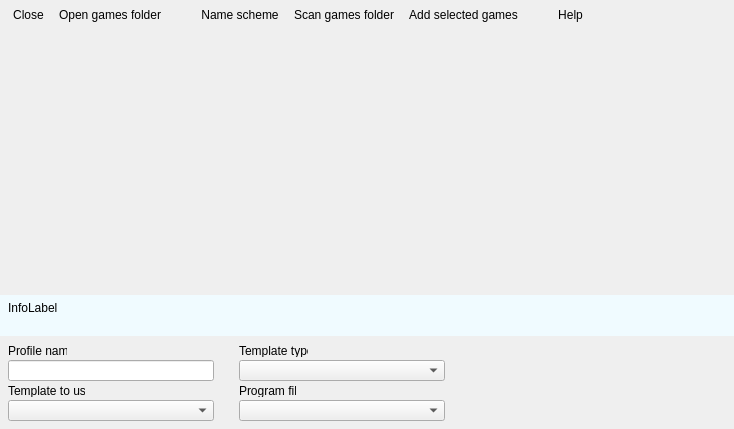
<?xml version="1.0" encoding="UTF-8"?>
<ui version="4.0">
  <class>ScanGamesFolderForm</class>
  <widget class="QDialog" name="ScanGamesFolderForm">
    <property name="geometry"><rect><x>0</x><y>0</y><width>734</width><height>429</height></rect></property>
    <property name="windowTitle"><string>ScanGamesFolderForm</string></property>
    <property name="vclPosition" stdset="0"><string notr="true">poOwnerFormCenter</string></property>
    <property name="vclBorderIcons" stdset="0"><string notr="true">biSystemMenu,biMaximize</string></property>
    <property name="vclKeyPreview" stdset="0"><bool>true</bool></property>
    <property name="vclMinWidth" stdset="0"><number>750</number></property>
    <property name="vclMinHeight" stdset="0"><number>400</number></property>
    <property name="vclDesignWidth" stdset="0"><number>734</number></property>
    <property name="vclDesignHeight" stdset="0"><number>429</number></property>
    <widget class="QFrame" name="EditPanel">
      <property name="geometry"><rect><x>0</x><y>336</y><width>734</width><height>93</height></rect></property>
      <property name="visible"><bool>false</bool></property>
      <property name="vclAlign" stdset="0"><string notr="true">alBottom</string></property>
      <property name="frameShape"><enum>QFrame::NoFrame</enum></property>
      <property name="frameShadow"><enum>QFrame::Plain</enum></property>
      <property name="vclClass" stdset="0"><string notr="true">TPanel</string></property>
      <widget class="QLabel" name="Template1Label">
        <property name="geometry"><rect><x>239</x><y>8</y><width>69</width><height>13</height></rect></property>
        <property name="text"><string>Template type</string></property>
        <property name="textFormat"><enum>Qt::PlainText</enum></property>
        <property name="alignment"><set>Qt::AlignLeft|Qt::AlignTop</set></property>
        <property name="vclAutoSize" stdset="0"><bool>true</bool></property>
      </widget>
      <widget class="QLabel" name="Template2Label">
        <property name="geometry"><rect><x>8</x><y>48</y><width>77</width><height>13</height></rect></property>
        <property name="text"><string>Template to use</string></property>
        <property name="textFormat"><enum>Qt::PlainText</enum></property>
        <property name="alignment"><set>Qt::AlignLeft|Qt::AlignTop</set></property>
        <property name="vclAutoSize" stdset="0"><bool>true</bool></property>
      </widget>
      <widget class="QLabel" name="ProgramFileLabel">
        <property name="geometry"><rect><x>239</x><y>48</y><width>57</width><height>13</height></rect></property>
        <property name="text"><string>Program file</string></property>
        <property name="textFormat"><enum>Qt::PlainText</enum></property>
        <property name="alignment"><set>Qt::AlignLeft|Qt::AlignTop</set></property>
        <property name="vclAutoSize" stdset="0"><bool>true</bool></property>
      </widget>
      <widget class="QLineEdit" name="ProfileNameEdit">
        <property name="geometry"><rect><x>8</x><y>24</y><width>206</width><height>21</height></rect></property>
      </widget>
      <widget class="QLabel" name="ProfileNameEdit_EditLabel">
        <property name="geometry"><rect><x>8</x><y>8</y><width>59</width><height>13</height></rect></property>
        <property name="text"><string>Profile name</string></property>
        <property name="textFormat"><enum>Qt::PlainText</enum></property>
        <property name="vclAutoSize" stdset="0"><bool>true</bool></property>
        <property name="vclFocusControl" stdset="0"><string notr="true">ProfileNameEdit</string></property>
        <property name="vclLabeledEditOf" stdset="0"><string notr="true">ProfileNameEdit</string></property>
      </widget>
      <widget class="QComboBox" name="Template1ComboBox">
        <property name="geometry"><rect><x>239</x><y>24</y><width>206</width><height>21</height></rect></property>
        <property name="editable"><bool>false</bool></property>
        <property name="maxVisibleItems"><number>8</number></property>
      </widget>
      <widget class="QComboBox" name="Template2ComboBox">
        <property name="geometry"><rect><x>8</x><y>64</y><width>206</width><height>21</height></rect></property>
        <property name="editable"><bool>false</bool></property>
        <property name="maxVisibleItems"><number>8</number></property>
      </widget>
      <widget class="QComboBox" name="ProgramFileComboBox">
        <property name="geometry"><rect><x>239</x><y>64</y><width>206</width><height>21</height></rect></property>
        <property name="editable"><bool>false</bool></property>
        <property name="maxVisibleItems"><number>8</number></property>
      </widget>
    </widget>
    <widget class="TListView" name="List">
      <property name="geometry"><rect><x>0</x><y>34</y><width>734</width><height>261</height></rect></property>
      <property name="vclAlign" stdset="0"><string notr="true">alClient</string></property>
      <property name="vclPopupMenu" stdset="0"><string notr="true">PopupMenu</string></property>
      <property name="viewStyle" stdset="0"><string notr="true">vsReport</string></property>
      <property name="checkboxes" stdset="0"><bool>true</bool></property>
      <property name="readOnly" stdset="0"><bool>true</bool></property>
    </widget>
    <widget class="QFrame" name="CoolBar">
      <property name="geometry"><rect><x>0</x><y>0</y><width>734</width><height>34</height></rect></property>
      <property name="vclAlign" stdset="0"><string notr="true">alTop</string></property>
      <property name="frameShape"><enum>QFrame::NoFrame</enum></property>
      <property name="frameShadow"><enum>QFrame::Plain</enum></property>
      <property name="vclClass" stdset="0"><string notr="true">TCoolBar</string></property>
      <widget class="QToolBar" name="ToolBar">
        <property name="geometry"><rect><x>2</x><y>0</y><width>728</width><height>30</height></rect></property>
        <property name="vclAlign" stdset="0"><string notr="true">alClient</string></property>
        <property name="movable"><bool>false</bool></property>
        <property name="floatable"><bool>false</bool></property>
        <property name="iconSize"><size><width>16</width><height>16</height></size></property>
        <property name="toolButtonStyle"><enum>Qt::ToolButtonTextBesideIcon</enum></property>
        <property name="vclButtonWidth" stdset="0"><number>129</number></property>
        <property name="vclButtonHeight" stdset="0"><number>30</number></property>
        <property name="vclImages" stdset="0"><string notr="true">ImageList</string></property>
        <property name="vclWrapable" stdset="0"><bool>false</bool></property>
        <addaction name="CloseButton"/>
        <addaction name="OpenFolderButton"/>
        <addaction name="ToolButton2"/>
        <addaction name="NameTypeButton"/>
        <addaction name="ScanButton"/>
        <addaction name="AddButton"/>
        <addaction name="ToolButton7"/>
        <addaction name="HelpButton"/>
      </widget>
    </widget>
    <widget class="QFrame" name="InfoPanel">
      <property name="geometry"><rect><x>0</x><y>295</y><width>734</width><height>41</height></rect></property>
      <property name="styleSheet"><string notr="true">#InfoPanel { background-color: #F0FBFF; }</string></property>
      <property name="vclAlign" stdset="0"><string notr="true">alBottom</string></property>
      <property name="frameShape"><enum>QFrame::NoFrame</enum></property>
      <property name="frameShadow"><enum>QFrame::Plain</enum></property>
      <property name="vclClass" stdset="0"><string notr="true">TPanel</string></property>
      <widget class="QLabel" name="InfoLabel">
        <property name="geometry"><rect><x>8</x><y>6</y><width>722</width><height>32</height></rect></property>
        <property name="vclAnchors" stdset="0"><string notr="true">akLeft,akTop,akRight,akBottom</string></property>
        <property name="text"><string>InfoLabel</string></property>
        <property name="textFormat"><enum>Qt::PlainText</enum></property>
        <property name="wordWrap"><bool>true</bool></property>
        <property name="alignment"><set>Qt::AlignLeft|Qt::AlignTop</set></property>
      </widget>
    </widget>
    <widget class="QMenu" name="PopupMenuName">
      <property name="vclPopupMenu" stdset="0"><bool>true</bool></property>
      <addaction name="PopupNameFilename"/>
      <addaction name="PopupNameFoldername"/>
    </widget>
    <widget class="QMenu" name="PopupMenu">
      <property name="vclPopupMenu" stdset="0"><bool>true</bool></property>
      <addaction name="PopupSelectAll"/>
      <addaction name="PopupSelectAutoSetup"/>
      <addaction name="PopupSelectNone"/>
    </widget>
    <action name="CloseButton">
      <property name="text"><string>Close</string></property>
      <property name="icon"><iconset resource="../../resources/dfend.qrc"><normaloff>:/imagelists/ScanGamesFolderFormUnit/ImageList/0.png</normaloff></iconset></property>
    </action>
    <action name="OpenFolderButton">
      <property name="text"><string>Open games folder</string></property>
      <property name="icon"><iconset resource="../../resources/dfend.qrc"><normaloff>:/imagelists/ScanGamesFolderFormUnit/ImageList/1.png</normaloff></iconset></property>
      <property name="tag" stdset="0"><number>1</number></property>
    </action>
    <action name="ToolButton2">
      <property name="vclSeparator" stdset="0"><bool>true</bool></property>
    </action>
    <action name="NameTypeButton">
      <property name="text"><string>Name scheme</string></property>
      <property name="icon"><iconset resource="../../resources/dfend.qrc"><normaloff>:/imagelists/ScanGamesFolderFormUnit/ImageList/2.png</normaloff></iconset></property>
      <property name="vclDropDown" stdset="0"><bool>true</bool></property>
      <property name="vclDropdownMenu" stdset="0"><string notr="true">PopupMenuName</string></property>
      <property name="tag" stdset="0"><number>2</number></property>
    </action>
    <action name="ScanButton">
      <property name="text"><string>Scan games folder</string></property>
      <property name="icon"><iconset resource="../../resources/dfend.qrc"><normaloff>:/imagelists/ScanGamesFolderFormUnit/ImageList/3.png</normaloff></iconset></property>
      <property name="tag" stdset="0"><number>3</number></property>
    </action>
    <action name="AddButton">
      <property name="text"><string>Add selected games</string></property>
      <property name="icon"><iconset resource="../../resources/dfend.qrc"><normaloff>:/imagelists/ScanGamesFolderFormUnit/ImageList/4.png</normaloff></iconset></property>
      <property name="tag" stdset="0"><number>4</number></property>
    </action>
    <action name="ToolButton7">
      <property name="vclSeparator" stdset="0"><bool>true</bool></property>
    </action>
    <action name="HelpButton">
      <property name="text"><string>Help</string></property>
      <property name="icon"><iconset resource="../../resources/dfend.qrc"><normaloff>:/imagelists/ScanGamesFolderFormUnit/ImageList/5.png</normaloff></iconset></property>
      <property name="tag" stdset="0"><number>5</number></property>
    </action>
    <action name="PopupNameFilename">
      <property name="text"><string>Chosse game filename as profile name</string></property>
      <property name="checkable"><bool>true</bool></property>
      <property name="vclRadioItem" stdset="0"><bool>true</bool></property>
      <property name="vclGroupIndex" stdset="0"><number>0</number></property>
      <property name="tag" stdset="0"><number>6</number></property>
    </action>
    <action name="PopupNameFoldername">
      <property name="text"><string>Choose folder name as profile name</string></property>
      <property name="checkable"><bool>true</bool></property>
      <property name="vclRadioItem" stdset="0"><bool>true</bool></property>
      <property name="vclGroupIndex" stdset="0"><number>0</number></property>
      <property name="tag" stdset="0"><number>7</number></property>
    </action>
    <action name="PopupSelectAll">
      <property name="text"><string>Select all</string></property>
      <property name="tag" stdset="0"><number>8</number></property>
    </action>
    <action name="PopupSelectAutoSetup">
      <property name="text"><string>Select only auto setup profiles</string></property>
      <property name="tag" stdset="0"><number>9</number></property>
    </action>
    <action name="PopupSelectNone">
      <property name="text"><string>Unselect all</string></property>
      <property name="tag" stdset="0"><number>10</number></property>
    </action>
  </widget>
  <customwidgets>
    <customwidget>
      <class>TListView</class>
      <extends>QWidget</extends>
      <header>ComCtrls.h</header>
    </customwidget>
  </customwidgets>
  <tabstops>
    <tabstop>ProfileNameEdit</tabstop>
    <tabstop>Template1ComboBox</tabstop>
    <tabstop>Template2ComboBox</tabstop>
    <tabstop>ProgramFileComboBox</tabstop>
    <tabstop>List</tabstop>
  </tabstops>
  <resources><include location="../../resources/dfend.qrc"/></resources>
  <connections/>
</ui>
